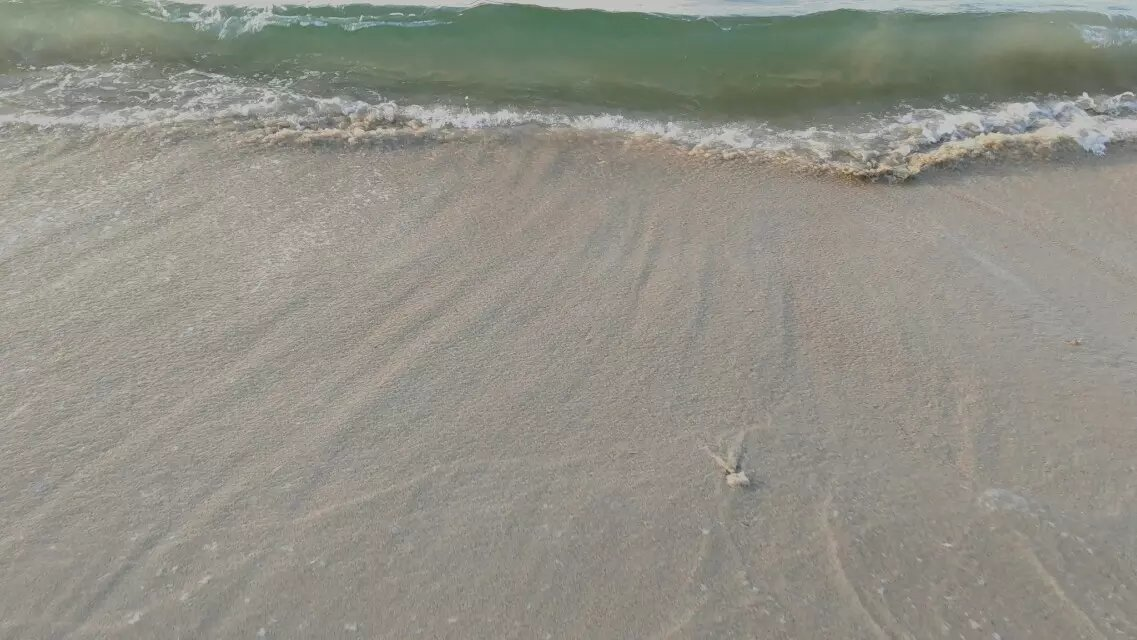
%> input picture p.jpg, 1137 x 640 px
$ octave huidufenceng.m   (GNU Octave 9; MATLAB toolbox functions it lacks are replaced by stand-ins)
%> lines starting %> are read from the running program, lines starting %| are printed output that depends on the picture

clc
clear all
n=20;
k=imread('p.jpg');
%> k is the input picture: size 640x1137x3 uint8; mean R, G, B 145.5, 144.1, 134.6
k=rgb2gray(k);
%> k: size 640x1137 uint8
figure
imshow(k);

m=grayslice(k,n);
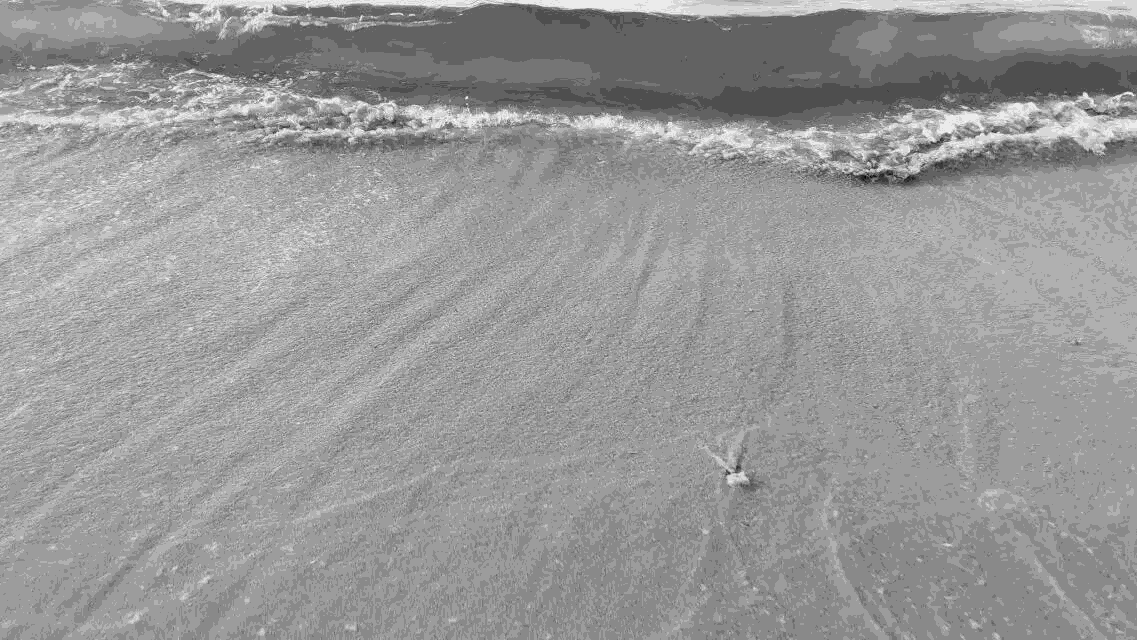
%> m: size 640x1137 uint8; min 3, max 16, mean 10.79; drawn with min black and max white
figure
imshow(m,jet(n));
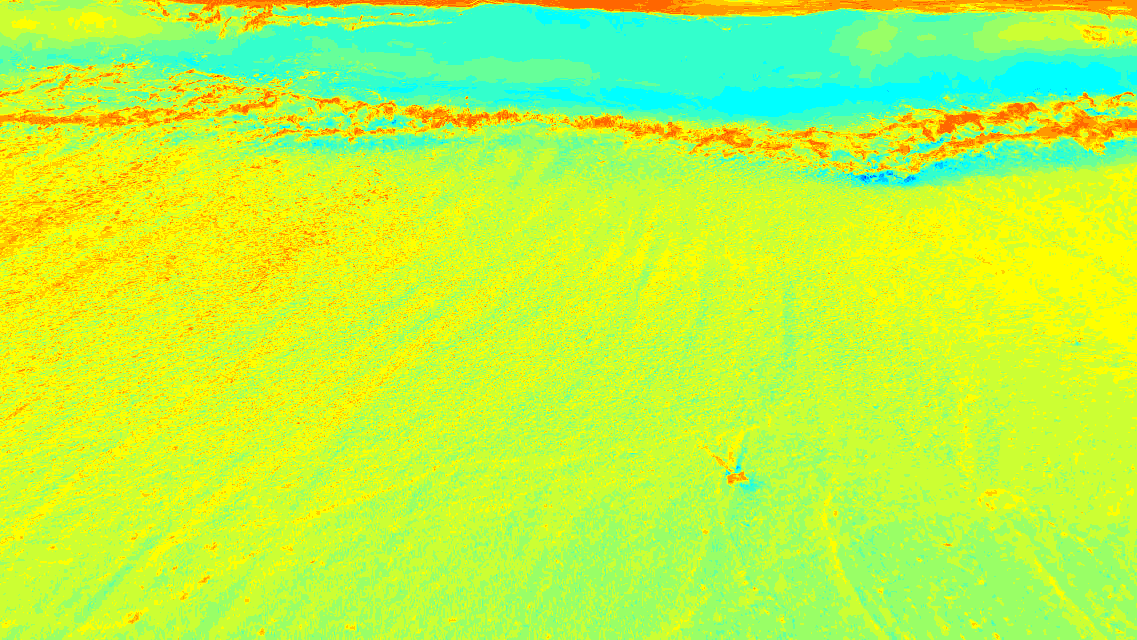
%> displayed picture: size 640x1137x3, on the screen's scale of 0 to 255; mean R, G, B 187.4, 249.2, 67.6

$ run again, with tupian.jpg copied over p.jpg
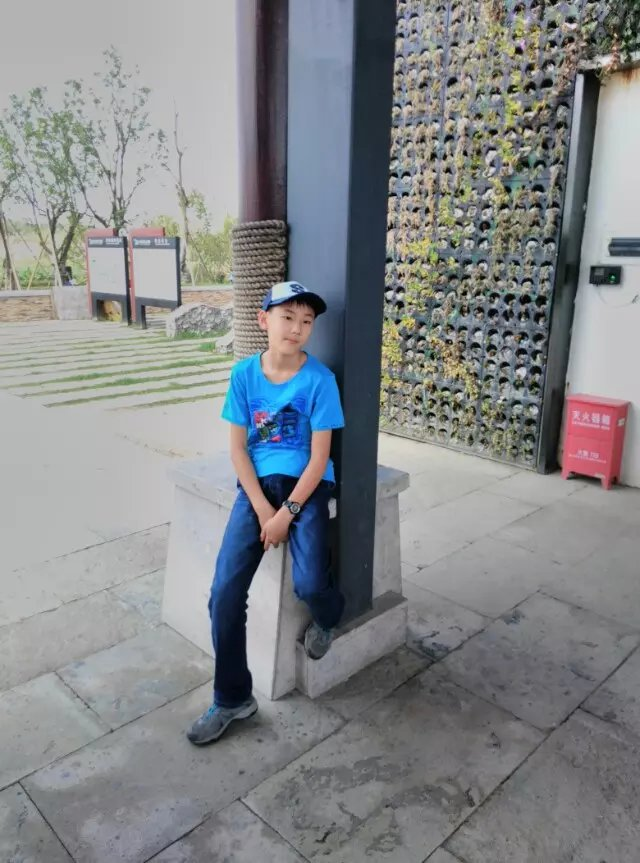
%> input picture tupian.jpg, 640 x 863 px
%> k is the input picture: size 863x640x3 uint8; mean R, G, B 131.8, 134.7, 137.1
%> `k=rgb2gray(k);`:
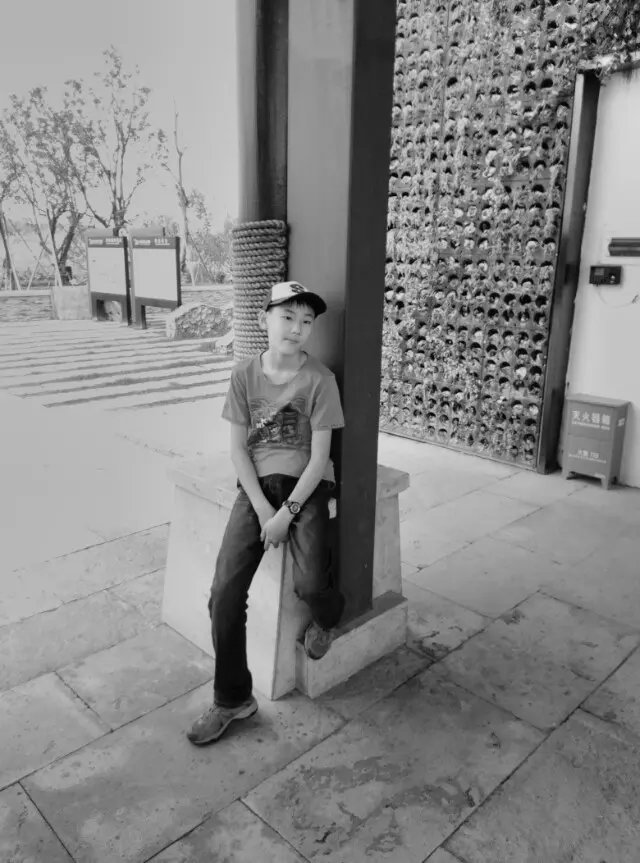
%> k: size 863x640 uint8; min 0, max 237, mean 134.1
%> `imshow(m,jet(n));`:
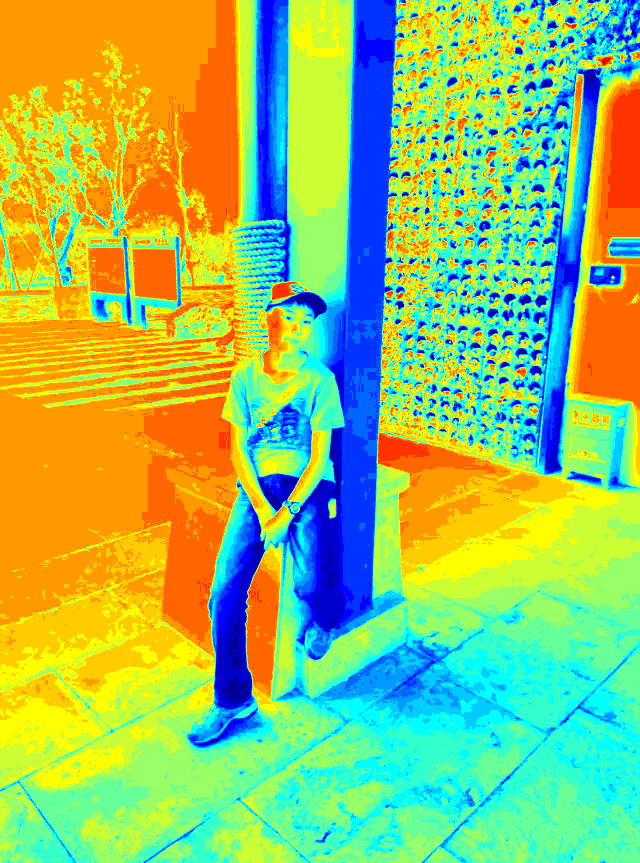
%> displayed picture: size 863x640x3, on the screen's scale of 0 to 255; mean R, G, B 151.1, 192.5, 102.4

$ run again, with 12.png saved as p.jpg
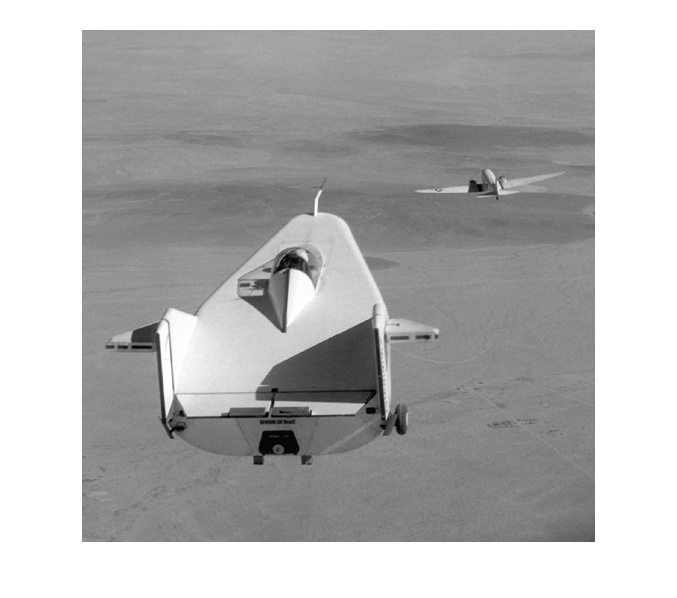
%> input picture 12.png, 677 x 598 px
%> k is the input picture: size 598x677x3 uint8; min 0, max 255, mean 180.6
%> k: size 598x677 uint8
%> `imshow(m,jet(n));`:
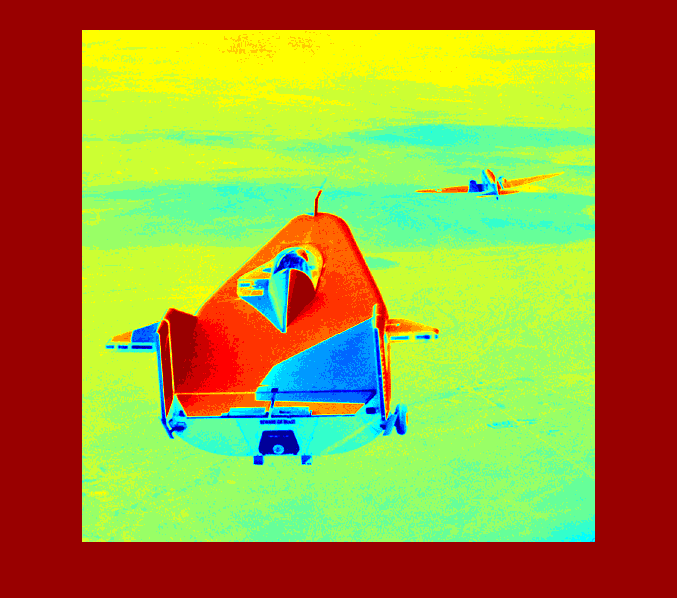
%> displayed picture: size 598x677x3, on the screen's scale of 0 to 255; mean R, G, B 161.4, 149.4, 56.5
